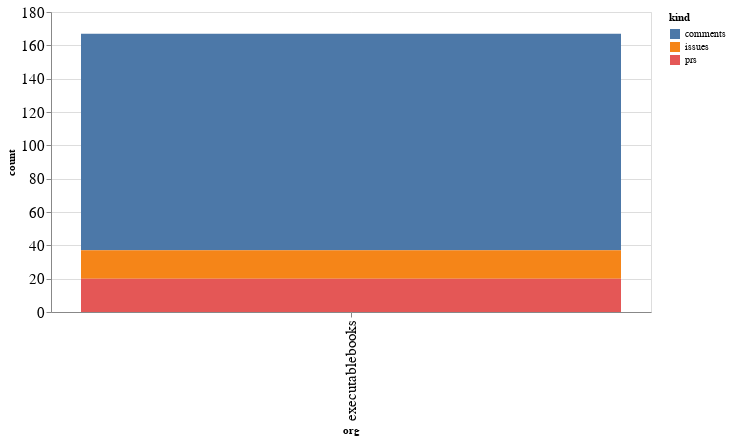

Here is the notebook cell this chart was saved with:
### Code cell
alt.Chart(org_summaries, width=600).mark_bar().encode(
    x='org',
    y='count',
    color='kind',
    tooltip="org"
)

### Figure 1 — Vega-Lite specification as saved in the notebook (floating-point values rounded to 4 significant figures)
{"config": {"axisLeft": {"labelFontSize": 15}, "axisBottom": {"labelFontSize": 15}}, "data": {"name": "data-c86c8bfdc49301d3201d829a2589d322"}, "mark": "bar", "encoding": {"color": {"type": "nominal", "field": "kind"}, "tooltip": {"type": "nominal", "field": "org"}, "x": {"type": "nominal", "field": "org"}, "y": {"type": "quantitative", "field": "count"}}, "width": 600, "$schema": "https://vega.github.io/schema/vega-lite/v4.8.1.json", "datasets": {"data-c86c8bfdc49301d3201d829a2589d322": [{"org": "executablebooks", "kind": "comments", "count": 130}, {"org": "executablebooks", "kind": "issues", "count": 17}, {"org": "executablebooks", "kind": "prs", "count": 20}]}}
